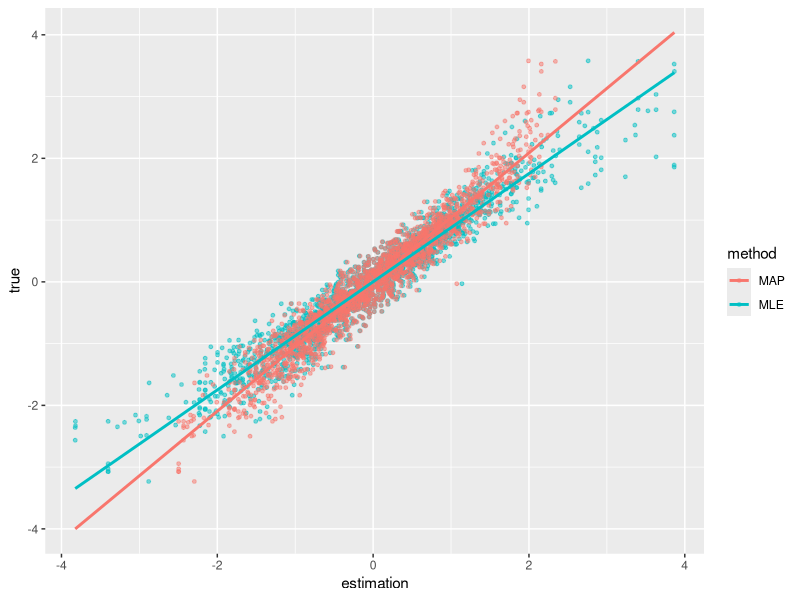
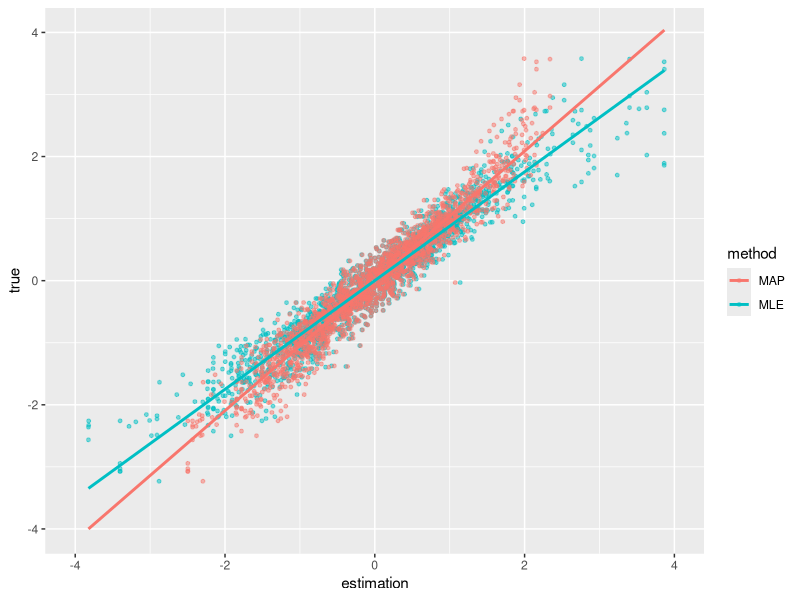

The R source for these figures, in order:
library(ggplot2) #import package

# Import_data --------------------------------------------------------------

setwd('F:/RProjects/221019_HW')
theta_t = as.numeric(as.matrix(read.csv('true_theta.csv'))) #true theta
a_t = as.numeric(as.matrix(read.csv('item_parameter.csv')[1])) #true a parameter
b_t = as.numeric(as.matrix(read.csv('item_parameter.csv')[2])) #true b parameter
answer = as.matrix(read.csv('response_matrix.csv')) #response of subjects


# Initialization ----------------------------------------------------------

n = length(theta_t) #num of subjects
m = length(a_t) #num of items

D=1.702
lambda = 1
episilon = 1e-3

theta_zero = c(1:n)*0
for(i in c(1:n)){
  theta_zero[i]=
    log(
      max(sum(answer[i,]),1)
          /max((m-sum(answer[i,])),1))
}
theta_MLE = theta_zero #to save the estimation by MLE
theta_MAP = theta_zero #to save the estimation by MAP

# FUNC_MLE ---------------------------------------------------------------------

MLE = function(answer,theta,b,a,episilon=1e-3,D=1.702,lambda=1){
  delta = 1
  theta_est = theta
  
  #Iterate following the steps of N-R iteration
  while(abs(delta)>episilon){
    p_est = 1/
      (1+exp(-D*a*(theta_est-b)))
    
    g = sum(D*a*(answer-p_est)) #first derivative of likelihood function
    g_ = -D^2*sum(a^2*p_est*(1-p_est)) #second derivative of likelihood function
    
    if(g_==0){
      break
    }
    
    delta = g/g_
    
    theta_est = theta_est-lambda*delta
    
    #When theta is out of the boundary[-4,4], set it starting value
    if(theta_est>=4 || theta_est<=-4){
      theta_est = theta
      break
    }
  }
  return(theta_est)
}


# FUNC_MAP ---------------------------------------------------------------------

MAP = function(answer,theta,b,a,episilon=1e-3,D=1.702){
  delta = 1
  theta_est = theta
  while(abs(delta)>episilon){
    p_est = 1/
      (1+exp(-D*a*(theta_est-b)))
    
    g = sum(D*a*(answer-p_est))-theta_est
    g_ = -D^2*sum(a^2*p_est*(1-p_est))-1
    
    if(g_==0){
      break
    }
    
    delta = g/g_
    theta_est = theta_est-delta
  }
  return(theta_est)
}


# main --------------------------------------------------------------------

for(i in c(1:n)){
  theta_MLE[i] = MLE(answer[i,],theta_zero[i],b_t,a_t)
  theta_MAP[i] = MAP(answer[i,],theta_zero[i],b_t,a_t)
}


# plot --------------------------------------------------------------------

###
#draw plot
# pic = ggplot(data=NULL,aes(x=theta_t,y=theta_MAP)) +
#   geom_point(alpha=0.5,size=1,color='darkred') +
#   geom_smooth(method = 'lm',se=FALSE, fullrange=TRUE,formula = y~x) +
#   geom_abline(intercept = 0, slope = 1,linetype='longdash')
# print(pic)
# pic + coord_cartesian(xlim=c(-3,3),ylim=c(-3,3))
# 
# ABS_MAP = sum(abs(theta_MAP-theta_t))/n
# RMSE_MAP = sqrt(sum((theta_MAP-theta_t)^2)/n)

###
#Initialize the data-frame for plot
estimation = c(theta_MLE,theta_MAP)
true = c(theta_t,theta_t)
method = c(rep('MLE',2000),rep('MAP',2000))
df = data.frame(estimation,true,method)

#draw plot
pic = ggplot(data = df,aes(x=estimation,y=true,color = method)) +
  geom_point(alpha=0.5,size=1) +
  geom_smooth(method = 'lm',se=FALSE, fullrange=TRUE,formula = y~x)
print(pic)
pic + coord_cartesian(xlim=c(-4,4),ylim=c(-4,4))

#calculate ABS and RMSE
ABS_MLE = sum(abs(theta_MLE-theta_t))/n
RMSE_MLE = sqrt(sum((theta_MLE-theta_t)^2)/n)
ABS_MAP = sum(abs(theta_MAP-theta_t))/n
RMSE_MAP = sqrt(sum((theta_MAP-theta_t)^2)/n)

cat('MLE:','\n','abs=',ABS_MLE,'\n','RMSE=',RMSE_MLE,'\n',
  'MAP:','\n','abs=',ABS_MAP,'\n','RMSE=',RMSE_MAP)


